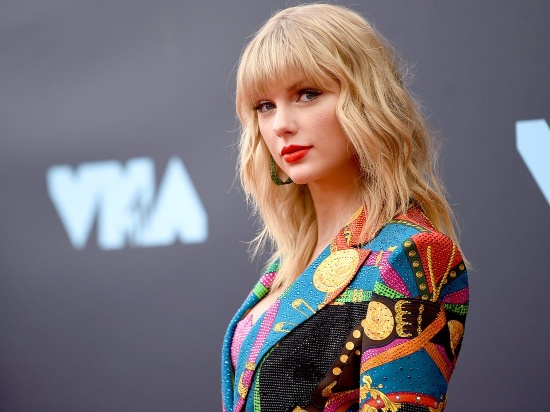
#> input picture books/practical-python-and-opencv/images/taylor-swift.jpg, 550 x 412 px
$ python masking.py --image images/taylor-swift.jpg
#> lines starting #> are read from the running program, lines starting #| are printed output that depends on the picture; after the words box and inside, x2 and y2 are one past the last pixel; in counts of white or black regions, pixels touching at a corner belong together
import numpy as np
import argparse
import cv2

ap = argparse.ArgumentParser()
ap.add_argument('-i', '--image', required=True, help='Path to the image')
args = vars(ap.parse_args())

image = cv2.imread(args['image'])
#> image is the input picture: shape (412, 550, 3); mean B, G, R 116.2, 112.1, 122
cv2.imshow('Original', image)

image_shape = image.shape
#> image_shape = (412, 550, 3)

mask = np.zeros(image_shape[:2], dtype='uint8')
(cX, cY) = (200, 0)
cv2.rectangle(mask, (cX, cY), (cX + 280, image_shape[0]), 255, -1)
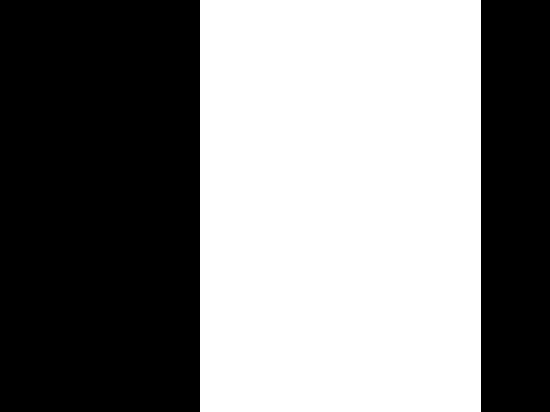
#> mask: shape (412, 550); 51.1% white; 2 black regions, box (x1, y1, x2, y2) and area: (0, 0, 200, 412) 82400, (481, 0, 550, 412) 28428
cv2.imshow('Mask', mask)

masked = cv2.bitwise_and(image, image, mask=mask)
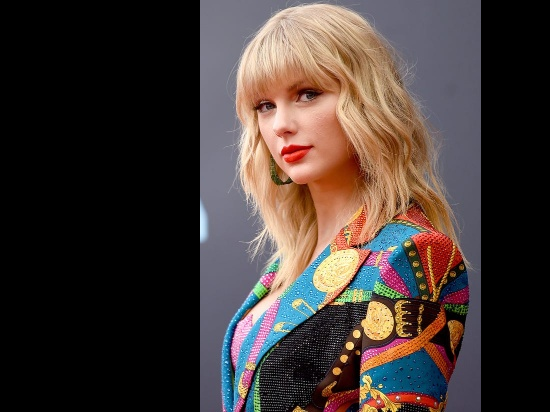
#> masked: shape (412, 550, 3); mean B, G, R 53.1, 56.9, 67.8
cv2.imshow('Mask applied to image', masked)
cv2.waitKey(0)
